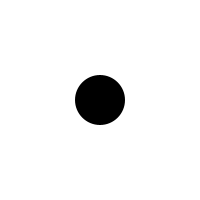
Frame 1 (no input)
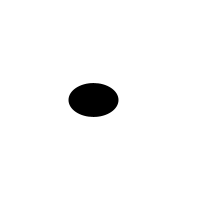
Frame 60 (the mouse pressed at the canvas centre just before this capture)
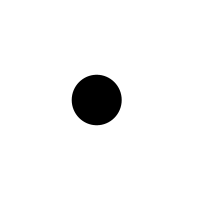
Frame 120 (the mouse held since frame 60 and released just before this capture)

The Processing sketch that drew these frames (run headless with seeded random() and noise(); from frame 60 on, the mouse is pressed at the canvas centre):

// Processing sketch: Ellipse_and_using_random_function
// ── Ellipse_and_using_random_function.pde
float circleX;
float circleY;
float circleW = 50;
float circleH = 50;

void setup(){
  size(200,200);
  circleX = width/2;
  circleY = height/2;
}

void draw(){
  background(255);
  noStroke();
  fill(0);
  ellipse(circleX,circleY,circleW,circleH);
  circleX = circleX + random(-2,2);
  circleH = circleH + random(-2,2);
  println(circleX);
}
